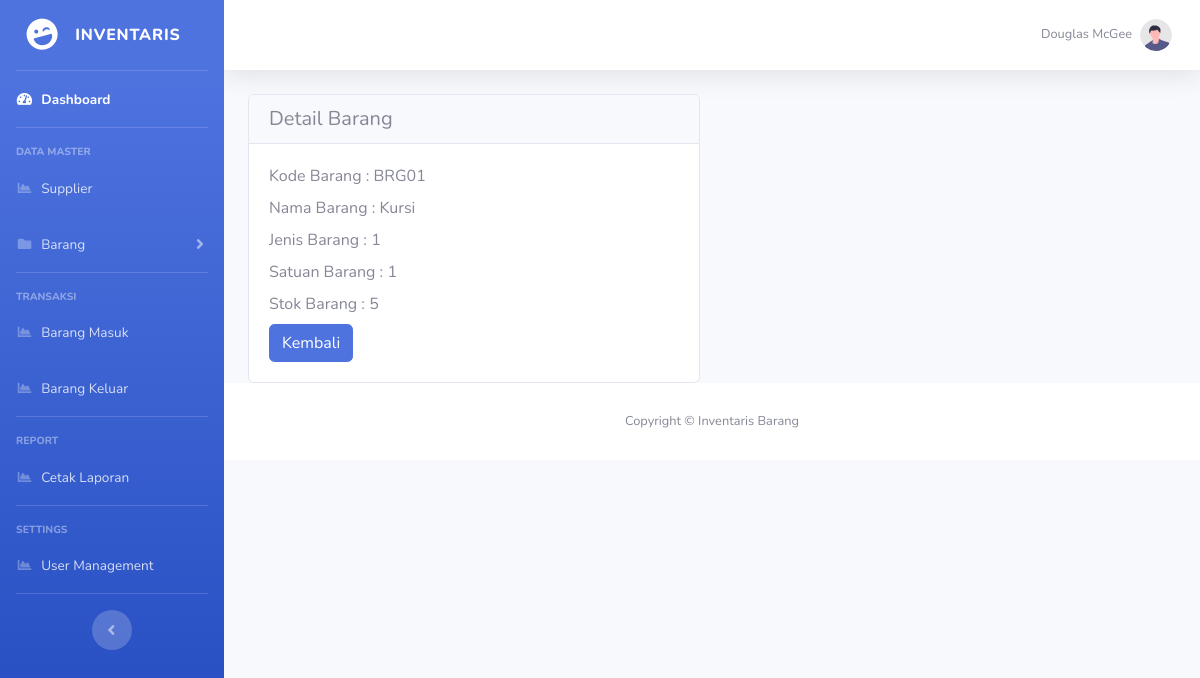
/Barang/detail/BRG01, run on the app's committed database.
### tables this page shows
CREATE TABLE `barang` (
  `id_barang` char(7) NOT NULL,
  `nama_barang` varchar(255) NOT NULL,
  `stok` int(11) NOT NULL,
  `id_satuan` int(11) NOT NULL,
  `id_jenis` int(11) NOT NULL
);

### application/controllers/Barang.php (called while the page is built, shortened)
<?php
class Barang extends CI_Controller
{
    public function __construct()
    {
        $this->load->model('Barang_model');
        $this->load->library('form_validation');
    }
    public function detail($id)
    {
        $data['judul'] = "Detail Barang";
        $data['barang'] = $this->Barang_model->getBarangById($id);
        $this->load->view('templates/header', $data);
        $this->load->view('templates/sidebar');
        $this->load->view('templates/topbar');
        $this->load->view('barang/detail', $data);
        $this->load->view('templates/footer');
    }
}

### index.php (called while the page is built, shortened)
<?php
require_once BASEPATH.'core/CodeIgniter.php';

### application/models/Barang_model.php (called while the page is built, shortened)
<?php
class Barang_model extends CI_Model
{
    public function getBarangById($id)
    {
        return $this->db->get_where('barang', ['id_barang' => $id])->row_array();
    }
}

### application/views/barang/detail.php (the view)
<div class="container">
    <div class="row mt-3">
        <div class="col-md-6">
            <div class="card">
                <h5 class="card-header">Detail Barang</h5>
                <div class="card-body">
                    <label for="id_barang" class="form-label">Kode Barang   : </label>
                    <h7 class="card-title"><?= $barang['id_barang']; ?></h7> <br>
                    <label for="nama_barang" class="form-label">Nama Barang   : </label>
                    <h7 class="card-title"><?= $barang['nama_barang']; ?></h7> <br>
                    <label for="nama_jenis" class="form-label">Jenis Barang  : </label>
                    <h7 class="card-title"><?= $barang['id_jenis']; ?></h7> <br>
                    <label for="nama_satuan" class="form-label">Satuan Barang : </label>
                    <h7 class="card-title"><?= $barang['id_satuan']; ?></h7> <br>
                    <label for="stok" class="form-label">Stok Barang   : </label>
                    <h7 class="card-title"><?= $barang['stok']; ?></h7> <br>
                    <a href="http://localhost/inventaris/Barang" class="btn btn-primary">Kembali</a>
                </div>
            </div>
        </div>
    </div>
</div>

### data on the page
barang: id_barang "BRG01", nama_barang "Kursi", id_jenis "1", id_satuan "1", stok "5"
